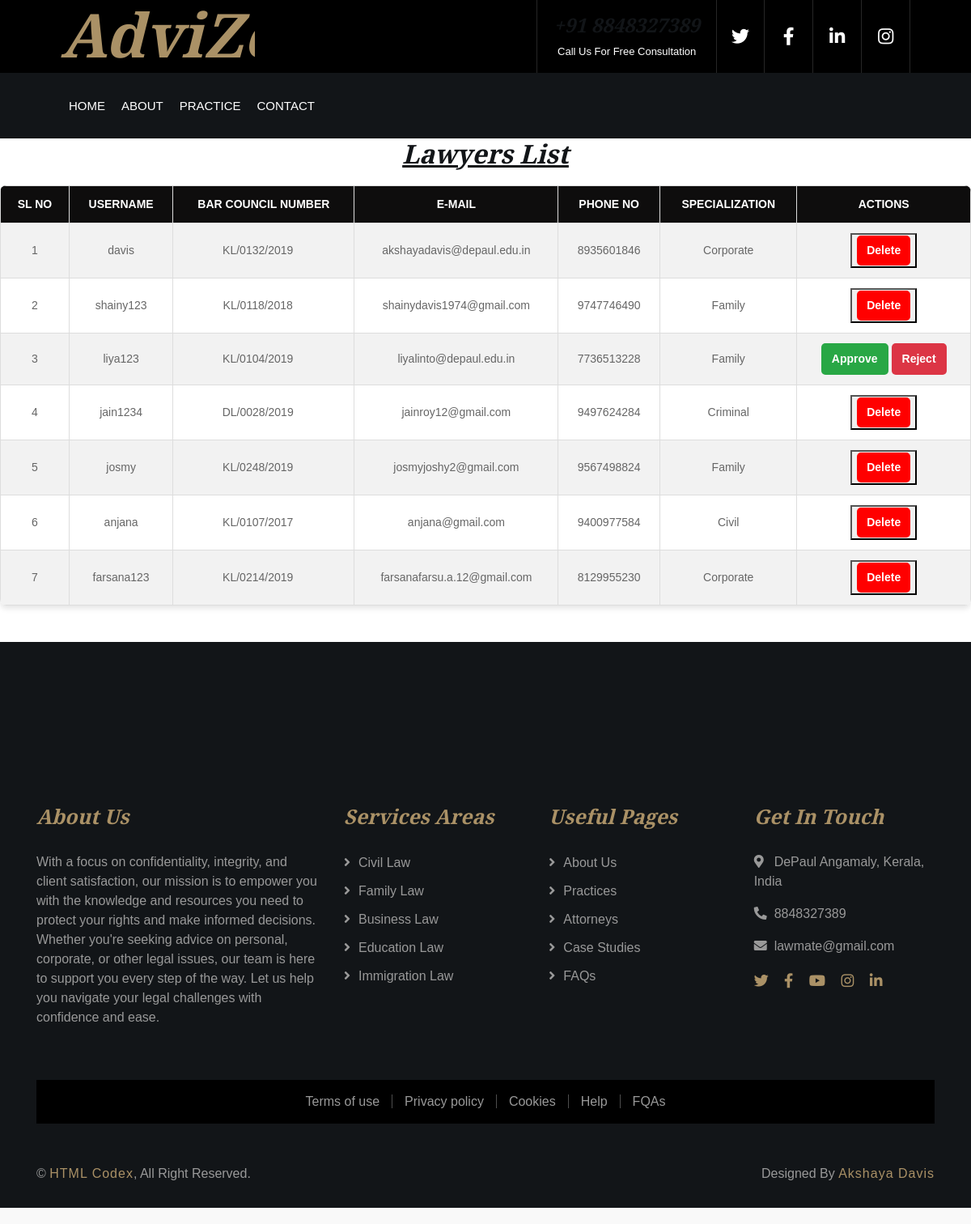
The page /view_lawyer on the database its author committed.
### userapp/models.py (models this page shows)
class Register(AbstractUser):
    usertype = models.CharField(max_length=50, default="admin")
    phone = models.CharField(max_length=15, null=True)  # Changed to CharField
    image = models.ImageField(upload_to='uploads/', null=True)
    barcouncil_number = models.CharField(max_length=15, null=True)
    specialization = models.CharField(max_length=50, null=True)
    address = models.CharField(max_length=100, null=True)
    bio = models.TextField(max_length=1000, null=True)
    qualification = models.CharField(max_length=50, null=True)
    experience = models.CharField(max_length=10, null=True)
    consultation_mode = models.CharField(max_length=50, null=True)
    court_jurisdiction = models.CharField(max_length=50, null=True)
    court_type = models.CharField(max_length=50, null=True)
    place = models.CharField(max_length=50, null=True)
    is_approved = models.BooleanField(default=True)

### userapp/views.py (the view)
# urls.py: path('view_lawyer',views.view_lawyer,name="view_lawyer"),
def view_lawyer(request):
    users=Register.objects.filter(usertype="lawyer")
    return render(request,'lawyers.html',{'users':users})

### userapp/templates/lawyers.html (shortened to what this page needs)
{% load static %}
{% include 'header.html' %}
<link rel="stylesheet" href="{% static 'css/lawyers.css' %}">
<body>
    <h2><center><u>Lawyers List</u></center></h2>
    <table>
        <tr>
            <th>Sl No</th>
            <th>UserName</th>
            <th>Bar Council Number</th>
            <th>E-mail</th>
            <th>Phone NO</th>
            <th>Specialization</th>
            <th>Actions</th>
        </tr>
        {% if users %}
            {% for user in users %}
            <tr>
                <td>{{ forloop.counter }}</td>
                <td>{{ user.username }}</td>
                <td>
                    <span id="barcouncil_number{{ forloop.counter }}">{{ user.barcouncil_number }}</span>
                    <i class="fa-regular fa-clipboard copy-icon" onclick="copyToClipboard('barcouncil_number{{ forloop.counter }}')"></i>
                </td>
                <td>{{ user.email }}</td>
                <td>{{ user.phone }}</td>
                <td>{{ user.specialization }}</td>
                {% if user.is_approved %}
                <td><button><div class="delete-btn"><a href="{% url 'delete_user' user.id %}">Delete</a></div></button></td>
                {% else %}
                <td><a href="{% url 'approve_lawyer' user.id %}" class="btn approve-btn" >Approve</a>
                <a href="{% url 'reject_lawyer' user.id %}" class="btn reject-btn">Reject</a></td>
                {% endif %}
            </tr>
            {% endfor %}
        {% else %}
            <tr>
                <td colspan="7" style="text-align: center;">No users found.</td>
            </tr>
        {% endif %}
    </table>
</body>
</html>
{% include 'footer.html' %}

### userapp/static/css/style.css (style rules this page uses)
body { color: #666666; background: #ffffff; font-family: 'Roboto', sans-serif; font-weight: 400; }
h1, h2, h3, h4, h5, h6 { font-family: 'EB Garamond', serif; font-weight: 600; font-style: italic; color: #121518; }
a { color: #454545; transition: .3s; }

### userapp/static/css/lawyers.css (style rules this page uses)
body { font-family: Arial, sans-serif; background-color: #f9f9f9; margin: 0; padding: 0; }
table { width: 100%; text-align: center; border-collapse: collapse; margin: 20px auto; background-color: #ffffff; box-shadow: 0 4px 6px rgba(0, 0, 0, 0.1); border-radius: 8px; overflow: hidden; }
th, td { padding: 12px 15px; text-align: center; border: 1px solid #dddddd; font-size: 14px; }
th { background-color: #0e0d0d; color: #ffffff; text-transform: uppercase; font-weight: bold; text-align: center; }
td { text-align: center; }
tr:nth-child(even) { background-color: #f2f2f2; }
.delete-btn a { background-color: #ff0000; color: white; padding: 8px 12px; border-radius: 5px; font-size: 14px; font-weight: bold; text-decoration: none; display: inline-block; transition: background 0.3s ease; }
.approve-btn { background-color: #28a745; color: white; padding: 8px 12px; border-radius: 5px; font-size: 14px; font-weight: bold; text-decoration: none; display: inline-block; transition: background 0.3s ease; }
.reject-btn { background-color: #dc3545; color: white; padding: 8px 12px; border-radius: 5px; font-size: 14px; font-weight: bold; text-decoration: none; display: inline-block; transition: background 0.3s ease; }

### rows shown on the page
Register: username "davis", barcouncil_number "KL/0132/2019", email "akshayadavis@depaul.edu.in", phone "8935601846", specialization "Corporate", is_approved "Delete"
Register: username "shainy123", barcouncil_number "KL/0118/2018", email "shainydavis1974@gmail.com", phone "9747746490", specialization "Family", is_approved "Delete"
Register: username "liya123", barcouncil_number "KL/0104/2019", email "liyalinto@depaul.edu.in", phone "7736513228", specialization "Family", is_approved "Approve"
Register: username "jain1234", barcouncil_number "DL/0028/2019", email "jainroy12@gmail.com", phone "9497624284", specialization "Criminal", is_approved "Delete"
Register: username "josmy", barcouncil_number "KL/0248/2019", email "josmyjoshy2@gmail.com", phone "9567498824", specialization "Family", is_approved "Delete"
Register: username "anjana", barcouncil_number "KL/0107/2017", email "anjana@gmail.com", phone "9400977584", specialization "Civil", is_approved "Delete"
Register: username "farsana123", barcouncil_number "KL/0214/2019", email "farsanafarsu.a.12@gmail.com", phone "8129955230", specialization "Corporate", is_approved "Delete"
